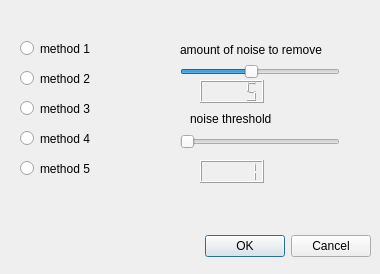
<?xml version="1.0" encoding="UTF-8"?>
<ui version="4.0">
 <class>option</class>
 <widget class="QDialog" name="option">
  <property name="geometry">
   <rect>
    <x>0</x>
    <y>0</y>
    <width>380</width>
    <height>274</height>
   </rect>
  </property>
  <property name="windowTitle">
   <string>Options</string>
  </property>
  <widget class="QDialogButtonBox" name="buttonBox">
   <property name="geometry">
    <rect>
     <x>30</x>
     <y>230</y>
     <width>341</width>
     <height>32</height>
    </rect>
   </property>
   <property name="cursor">
    <cursorShape>PointingHandCursor</cursorShape>
   </property>
   <property name="orientation">
    <enum>Qt::Horizontal</enum>
   </property>
   <property name="standardButtons">
    <set>QDialogButtonBox::Cancel|QDialogButtonBox::Ok</set>
   </property>
  </widget>
  <widget class="QRadioButton" name="type1Button">
   <property name="geometry">
    <rect>
     <x>20</x>
     <y>40</y>
     <width>111</width>
     <height>17</height>
    </rect>
   </property>
   <property name="cursor">
    <cursorShape>PointingHandCursor</cursorShape>
   </property>
   <property name="mouseTracking">
    <bool>true</bool>
   </property>
   <property name="toolTip">
    <string>Con este metodo podra realizar limpieza de cualquier tipo de señal. Baja efectividad en la limpieza. Menor tiempo de procesamiento.</string>
   </property>
   <property name="text">
    <string>method 1</string>
   </property>
   <property name="checked">
    <bool>false</bool>
   </property>
   <property name="autoRepeat">
    <bool>false</bool>
   </property>
   <property name="autoExclusive">
    <bool>true</bool>
   </property>
  </widget>
  <widget class="QRadioButton" name="type2Button">
   <property name="geometry">
    <rect>
     <x>20</x>
     <y>70</y>
     <width>111</width>
     <height>17</height>
    </rect>
   </property>
   <property name="cursor">
    <cursorShape>PointingHandCursor</cursorShape>
   </property>
   <property name="mouseTracking">
    <bool>true</bool>
   </property>
   <property name="toolTip">
    <string>Con este metodo podra realizar limpieza de cualquier tipo de señal. Limpieza intermedia. Tiempo de procesamiento bajo.</string>
   </property>
   <property name="text">
    <string>method 2</string>
   </property>
   <property name="autoExclusive">
    <bool>true</bool>
   </property>
  </widget>
  <widget class="QRadioButton" name="type3Button">
   <property name="geometry">
    <rect>
     <x>20</x>
     <y>100</y>
     <width>121</width>
     <height>17</height>
    </rect>
   </property>
   <property name="cursor">
    <cursorShape>PointingHandCursor</cursorShape>
   </property>
   <property name="mouseTracking">
    <bool>true</bool>
   </property>
   <property name="toolTip">
    <string>Con este metodo podra realizar limpieza de señales de voz. Limpieza buena. Tiempo de procesamiento alto.</string>
   </property>
   <property name="text">
    <string>method 3</string>
   </property>
  </widget>
  <widget class="QRadioButton" name="type4Button">
   <property name="geometry">
    <rect>
     <x>20</x>
     <y>130</y>
     <width>101</width>
     <height>17</height>
    </rect>
   </property>
   <property name="cursor">
    <cursorShape>PointingHandCursor</cursorShape>
   </property>
   <property name="mouseTracking">
    <bool>true</bool>
   </property>
   <property name="toolTip">
    <string>Con este metodo podra realizar mejor limpieza de señales de voz. Limpieza buena. Mayor tiempo de procesamiento requerido.</string>
   </property>
   <property name="text">
    <string>method 4</string>
   </property>
  </widget>
  <widget class="QRadioButton" name="type5Button">
   <property name="geometry">
    <rect>
     <x>20</x>
     <y>160</y>
     <width>111</width>
     <height>17</height>
    </rect>
   </property>
   <property name="cursor">
    <cursorShape>PointingHandCursor</cursorShape>
   </property>
   <property name="mouseTracking">
    <bool>true</bool>
   </property>
   <property name="toolTip">
    <string>Con este metodo podra realizar limpieza de cualquier tipo de señal. Alta efectividad de limpieza. Tiempo de procesamiento alto.</string>
   </property>
   <property name="text">
    <string>method 5</string>
   </property>
  </widget>
  <widget class="QSlider" name="cleanSlider">
   <property name="geometry">
    <rect>
     <x>180</x>
     <y>60</y>
     <width>160</width>
     <height>24</height>
    </rect>
   </property>
   <property name="cursor">
    <cursorShape>PointingHandCursor</cursorShape>
   </property>
   <property name="minimum">
    <number>1</number>
   </property>
   <property name="maximum">
    <number>10</number>
   </property>
   <property name="value">
    <number>5</number>
   </property>
   <property name="orientation">
    <enum>Qt::Horizontal</enum>
   </property>
  </widget>
  <widget class="QSlider" name="thrSlider">
   <property name="geometry">
    <rect>
     <x>180</x>
     <y>130</y>
     <width>160</width>
     <height>24</height>
    </rect>
   </property>
   <property name="cursor">
    <cursorShape>PointingHandCursor</cursorShape>
   </property>
   <property name="minimum">
    <number>1</number>
   </property>
   <property name="maximum">
    <number>5</number>
   </property>
   <property name="orientation">
    <enum>Qt::Horizontal</enum>
   </property>
  </widget>
  <widget class="QLabel" name="label">
   <property name="geometry">
    <rect>
     <x>190</x>
     <y>110</y>
     <width>121</width>
     <height>17</height>
    </rect>
   </property>
   <property name="text">
    <string>noise threshold</string>
   </property>
  </widget>
  <widget class="QLabel" name="label_2">
   <property name="geometry">
    <rect>
     <x>180</x>
     <y>40</y>
     <width>191</width>
     <height>20</height>
    </rect>
   </property>
   <property name="text">
    <string>amount of noise to remove</string>
   </property>
  </widget>
  <widget class="QLCDNumber" name="cleanLcd">
   <property name="geometry">
    <rect>
     <x>200</x>
     <y>80</y>
     <width>64</width>
     <height>23</height>
    </rect>
   </property>
   <property name="intValue" stdset="0">
    <number>5</number>
   </property>
  </widget>
  <widget class="QLCDNumber" name="thrLcd">
   <property name="geometry">
    <rect>
     <x>200</x>
     <y>160</y>
     <width>64</width>
     <height>23</height>
    </rect>
   </property>
   <property name="intValue" stdset="0">
    <number>1</number>
   </property>
  </widget>
 </widget>
 <resources/>
 <connections>
  <connection>
   <sender>buttonBox</sender>
   <signal>accepted()</signal>
   <receiver>option</receiver>
   <slot>accept()</slot>
   <hints>
    <hint type="sourcelabel">
     <x>118</x>
     <y>234</y>
    </hint>
    <hint type="destinationlabel">
     <x>157</x>
     <y>260</y>
    </hint>
   </hints>
  </connection>
  <connection>
   <sender>buttonBox</sender>
   <signal>rejected()</signal>
   <receiver>option</receiver>
   <slot>reject()</slot>
   <hints>
    <hint type="sourcelabel">
     <x>186</x>
     <y>240</y>
    </hint>
    <hint type="destinationlabel">
     <x>286</x>
     <y>260</y>
    </hint>
   </hints>
  </connection>
 </connections>
</ui>
